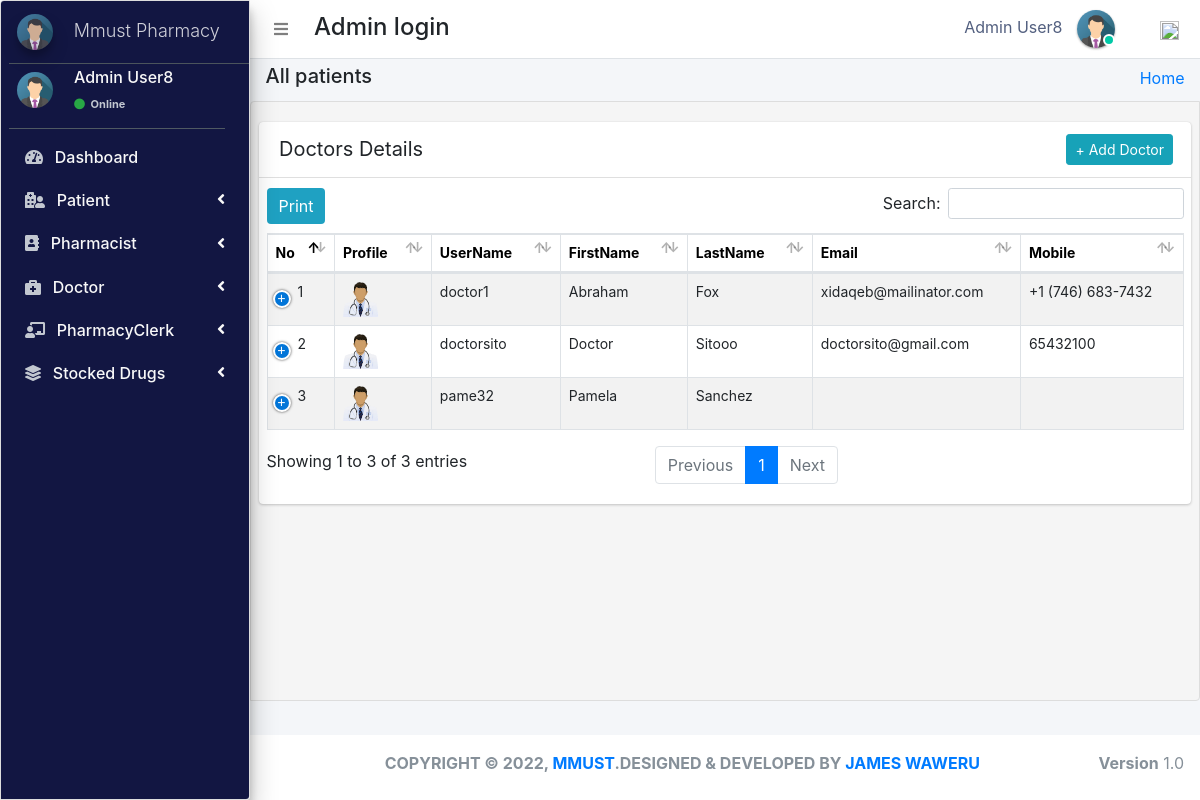
/admin_user/manage_doctor/ (signed in), run on the app's committed database.
### pharmacy/models.py (models this page shows, shortened)
class CustomUser(AbstractUser):
    user_type_data = ((1, "AdminHOD"), (2, "Pharmacist"), (3, "Doctor"), (4, "PharmacyClerk"),(5, "Patients"))
    user_type = models.CharField(default=1, choices=user_type_data, max_length=10)

class AdminHOD(models.Model):
    gender_category=(
        ('Male','Male'),
        ('Female','Female'),
    )
    admin = models.OneToOneField(CustomUser,null=True, on_delete = models.CASCADE)
    emp_no= models.CharField(max_length=100,null=True,blank=True)
    gender=models.CharField(max_length=100,null=True,choices=gender_category)
    mobile=models.CharField(max_length=10,null=True,blank=True)
    address=models.CharField(max_length=300,null=True,blank=True)
    profile_pic=models.ImageField(default="admin.png",null=True,blank=True)
    created_at = models.DateTimeField(auto_now_add=True)
    updated_at = models.DateTimeField(auto_now=True)
    date_employed=models.DateTimeField(auto_now_add=True, auto_now=False)
    objects = models.Manager()

class Doctor(models.Model):
    gender_category=(
        ('Male','Male'),
        ('Female','Female'),
    )
    admin = models.OneToOneField(CustomUser,null=True, on_delete = models.CASCADE)
    emp_no=models.CharField(max_length=100,null=True,blank=True)
    age= models.IntegerField(default='0', blank=True, null=True)
    gender=models.CharField(max_length=100,null=True,choices=gender_category)
    mobile=models.CharField(max_length=10,null=True,blank=True)
    address=models.CharField(max_length=300,null=True,blank=True)
    profile_pic=models.ImageField(default="doctor.png",null=True,blank=True)
    created_at = models.DateTimeField(auto_now_add=True)
    updated_at = models.DateTimeField(auto_now=True)
    objects = models.Manager()

### pharmacy/HODViews.py (the view)
# urls.py: path('admin_user/manage_doctor/',
@require_http_methods(["GET"])
def manage_doctor(request):
    staffs = Doctor.objects.all()
    context = {
        "staffs": staffs,
        "title": "Dotors Details"
    }
    return render(request, 'hod_templates/manage_doctor.html', context)

### pharmacy/templates/hod_templates/manage_doctor.html (shortened to what this page needs)
{% extends 'hod_templates/base_template.html'%} {% block page_title %}
<h5>All patients</h5>
{% endblock page_title %} {% block main_content %}
<section class="content">
    <div class="row">
        <div class="col-md-12">
            <div class="card card-primar sc">
                <div class="card-header">
                    <span>Doctors Details</span>
                    <div class="card-tools d-flex">
                        <a class="btn btn-sm btn-info mr-2" href="{% url 'add_doctor' %}" role="button">+ Add Doctor</a>
                    </div>
                </div>
                <table class="table table-bordered table-hover dataTable" id="plist">
                    <thead>
                        <tr>
                            <th>No</th>
                            <th>Profile</th>
                            <th>UserName</th>
                            <th>FirstName</th>
                            <th>LastName</th>
                            <th>Email</th>
                            <th>Mobile</th>
                        </tr>
                    </thead>
                    <tbody>
                        {% for staff in staffs %}
                        <tr class="hov">
                            <td>{{forloop.counter}}</td>
                            <td> <img src="{{staff.profile_pic.url}}" class="" width="35" height="35" alt=""></td>
                            <td>{{staff.admin.username}}</td>
                            <td>{{staff.admin.first_name}}</td>
                            <td>{{staff.admin.last_name}}</td>
                            <td>{{staff.admin.email}}</td>
                            <td>{{staff.mobile}}</td>
                        </tr>
                        {% endfor %}
                    </tbody>
                </table>
            </div>
        </div>
    </div>
</section>
{% endblock %}

### pharmacy/templates/hod_templates/base_template.html (shortened to what this page needs)
{% extends 'base_file.html' %} {% block htm %}
<body class="hold-transition sidebar-mini layout-fixed">
    <div class="wrapper">
        <nav class="main-header navbar navbar-expand navbar-white navbar-light">
            <ul class="navbar-nav">
                <li class="nav-item">
                    <a class="nav-link" data-widget="pushmenu" href="#" role="button"><em class="fas fa-bars"></em> </a>
                </li>
            </ul>
            <h4 style="margin-left: 10px; margin-top: 5px;">Admin login </h4>
            <ul class="navbar-nav ml-auto">
                <li class="mx-3">
                    <a href="#" class="sm-submenu-with-image a">
                        <span>{{user.first_name}}  {{user.last_name}}</span>
                        <img src="{{request.user.adminhod.profile_pic.url}}" class="img-circle elevation-1" width="38" height="38" alt="">
                        <span class="avatar-status avatar-sm-status avatar-status-success"></span>
                    </a>
                </li>
                <li class="nav-item dropdown ml-3 low">
                    <a href="#" class="btn btn-outlined btn-black text-muted bg-transparent " data-toggle="dropdown" aria-expanded="false" data-wow-delay="0.7s"><img src="https://img.icons8.com/ios/50/000000/settings.png" width="19" height="19">
                    </a>
                </li>
            </ul>
        </nav>
        {% include 'hod_templates/sidebar.html'%}
        <div class="content-wrapper">
            <div class="content-header">
                <div class="container-fluid">
                    <div class="row ">
                        <div class="col-sm-6">
                            <h1 class="m-0 text-dark">
                                {% block page_title %} {% endblock page_title %}
                            </h1>
                        </div>
                        <div class="col-sm-6 ">
                            <ol class="breadcrumb float-sm-right">
                                <li class="breadcrumb-item"><a href="">Home</a></li>
                            </ol>
                        </div>
                    </div>
                </div>
            </div>
            {% block main_content %} {% endblock main_content %}
        </div>
        {% include 'hod_templates/footer.html'%}
    </div>
    {% endblock htm %}

### pharmacy/templates/hod_templates/sidebar.html (shortened to what this page needs)
<aside class="main-sidebar sidebar-dark-primary elevation-4">
    <a href="" class="brand-link ml-2">
        <img src="{{request.user.adminhod.profile_pic.url}}" alt="" width="36" height="36" class=" img-circle elevation-3" style="opacity: .8">
        <span class="brand-text font-weight-light mt-1 ml-3 mmust">Mmust Pharmacy</span>
    </a>
    <div class="sidebar">
        <div class="user-panel mr-3">
            <div class="pull-left image sm-submenu-with-image a ml-2 ">
                <img src="{{request.user.adminhod.profile_pic.url}}" class="img-circle mt-2" width="36" height="36" alt="User Image">
            </div>
            <div class="pull-left info">
                <p>{{user.first_name}} {{user.last_name}}</p>
                <a href="#"><em class="fa fa-circle text-success "></em>  Online</a>
            </div>
        </div>
        <nav class="mt-2">
            <ul class="nav nav-pills nav-sidebar flex-column" data-widget="treeview" role="menu" data-accordion="false">
                <li class="nav-item">
                    <a href="{% url  'admin_dashboard' %}" class="nav-link">
                        <em class="fas fa-tachometer-alt mr-2"></em>
                        <p>
                            Dashboard
                        </p>
                    </a>
                </li>
                <li class="nav-item">
                    <a href="#" class="nav-link">
                        <em class="fas fa-hospital-user mr-2"></em>
                        <p>
                            Patient
                            <em class="right fas fa-angle-left"></em>
                        </p>
                    </a>
                </li>
                <li class="nav-item">
                    <a href="#" class="nav-link">
                        <em class="fas fa-address-book mr-2"></em>
                        <p>
                            Pharmacist
                            <em class="right fas fa-angle-left"></em>
                        </p>
                    </a>
                </li>
                <li class="nav-item">
                    <a href="#" class="nav-link">
                        <em class="fas fa-briefcase-medical mr-2"></em>
                        <p>
                            Doctor
                            <em class="right fas fa-angle-left"></em>
                        </p>
                    </a>
                </li>
                <li class="nav-item">
                    <a href="#" class="nav-link">
                        <em class="fas fa-chalkboard-teacher mr-2"></em>
                        <p>
                            PharmacyClerk
                            <em class="right fas fa-angle-left"></em>
                        </p>
                    </a>
                </li>
                <li class="nav-item">
                    <a href="#" class="nav-link">
                        <em class="fas fa-layer-group mr-2"></em>
                        <p>
                            Stocked Drugs
                            <em class="right fas fa-angle-left"></em>
                        </p>
                    </a>
                </li>
            </ul>
        </nav>
    </div>
</aside>

### static/css/main.css (style rules this page uses)
html { font-family: sans-serif; line-height: 1.15; -webkit-text-size-adjust: 100%; -webkit-tap-highlight-color: transparent; }
body { overflow-y: hidden; overflow-x: hidden; font-family: -apple-system, BlinkMacSystemFont, "Segoe UI", Roboto, "Helvetica Neue", Arial, "Noto Sans", sans-serif, "Apple Color Emoji", "Segoe UI Emoji", "Segoe UI Symbol", "Noto Color Emoji" !important; }
th { color: rgb(0, 0, 0); font-size: 14px !important; }
.content { background-color: #f5f5f5; border: 1px solid #dddddd; border-radius: 4px 0px 4px 0px; left: -1px; padding: 10px 7px 5px; height: 75vh; overflow-y: scroll; overflow-x: hidden; }
.sc { white-space: nowrap; display: block; overflow-x: hidden !important; }
.content .row { margin-top: 20px !important; }
.main-sidebar { background: #ffffff; border: 1px solid #dddddd; border-radius: 4px 0px 4px 0px; font-weight: bold; background-color: #121642 !important; color: white !important; }
.main-sidebar p { color: #f8f8f8 !important; font-weight: 500 !important }
td { font-size: 14px !important; }
.hov { transition: transform .5s; }
.avatar-status { position: absolute; bottom: 12px; right: 75.4px; display: -ms-inline-flexbox; display: inline-flex; -ms-flex-negative: 0; flex-shrink: 0; -ms-flex-pack: center; justify-content: center; -ms-flex-align: center; align-items: center; white-space: nowrap; text-align: center; vertical-align: baseline; font-weight: 600; border: .125rem solid #fff; width: 12px; height: 12px; line-height: 1; font-size: .71094rem; border-radius: 50%; }
.avatar-status-success { color: #fff; background-color: #00c9a7; }
.card-header span { font-size: 20px !important; }
.table>tbody>tr>td, .table>tbody>tr>th, .table>tfoot>tr>td, .table>tfoot>tr>th, .table>thead>tr>td, .table>thead>tr>th { padding: 8px; line-height: 1.42857143; vertical-align: top; }
.user-panel>.info { padding: 5px 5px 5px 15px; line-height: 1; position: absolute; left: 55px; }
.pull-left { float: left!important; }
.user-panel>.info>p { font-weight: 600; margin-bottom: 9px; }
p { margin: 0 0 10px; }
.user-panel { padding-bottom: 20px; }
.user-panel:after { clear: both; }
.user-panel:before, .user-panel:after { content: " "; display: table; }
.user-panel>.info>a>.fa, .user-panel>.info>a>.ion, .user-panel>.info>a>.glyphicon { margin-right: 3px; }
.fa-circle { color: #3c763d !important; }
.user-panel>.info>a { text-decoration: none; padding-right: 5px; margin-top: 3px; font-size: 11px; overflow: hidden; white-space: nowrap; }
.mmust { overflow: hidden; white-space: nowrap; font-size: 18px; }
.table { background: white !important; }
.container-fluid { width: 100%; padding-right: 15px; padding-left: 15px; margin-right: auto; margin-left: auto; }
.row { display: flex; flex-wrap: wrap; margin-right: -15px; margin-left: -15px; }
.d-flex { display: flex !important; z-index: 44; }
.table tbody tr:nth-of-type(odd) { background-color: rgba(197, 197, 197, 0.05) !important; }
.img-circle { border-radius: 50%; }
.content-wrapper .content-header { padding: 5px 0.5rem !important; }

### static/css/profile.css (style rules this page uses)
li { list-style-type: none ! }
.navbar-nav span { color: #525f7f !important; margin-right: 10px !important; }
body { font-family: 'Rubik', serif; height: 100% !important; }
.table tbody tr:nth-of-type(odd) { background-color: rgba(0, 0, 0, .05) !important; }

### data on the page
CustomUser: first_name "Admin", last_name "User8", user.adminhod.profile_pic (picture)
Doctor: profile_pic (picture), admin.username "doctor1", admin.first_name "Abraham", admin.last_name "Fox", admin.email "xidaqeb@mailinator.com", mobile "+1 (746) 683-7432"
Doctor: profile_pic (picture), admin.username "doctorsito", admin.first_name "Doctor", admin.last_name "Sitooo", admin.email "doctorsito@gmail.com", mobile "65432100"
Doctor: profile_pic (picture), admin.username "pame32", admin.first_name "Pamela", admin.last_name "Sanchez"
